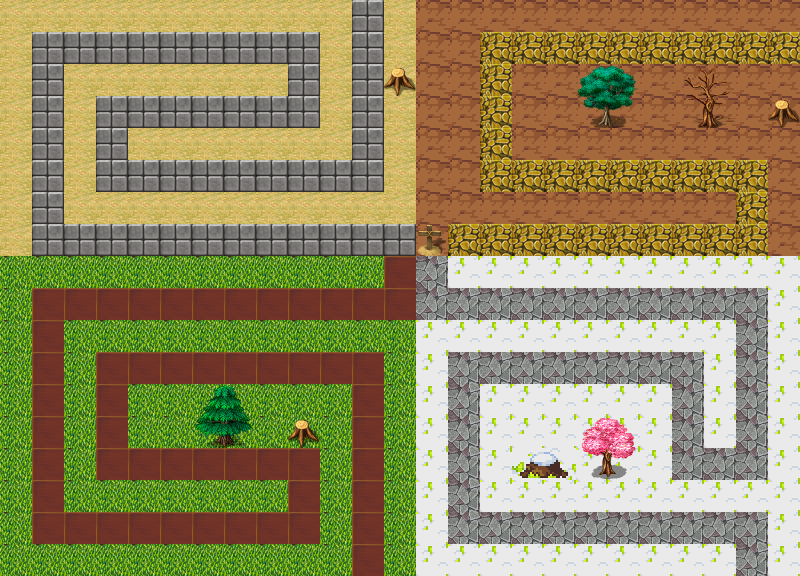

A level layout from a 2D game, rendered from its tile map. Below: a short description, then the map file with tile-grid data replaced by summaries:
An orthogonal 25x18 tile map with 32x32 px tiles, 1 tile layer (Calque de Tile 1).

<map version="1.0" orientation="orthogonal" width="25" height="18" tilewidth="32" tileheight="32">
 <tileset firstgid="1" source="fullTileset.tsx" />
 <layer name="Calque de Tile 1" width="25" height="18">
  <data>[450 cells, 450 non-empty, 31 distinct tile ids]</data>
 </layer>
</map>